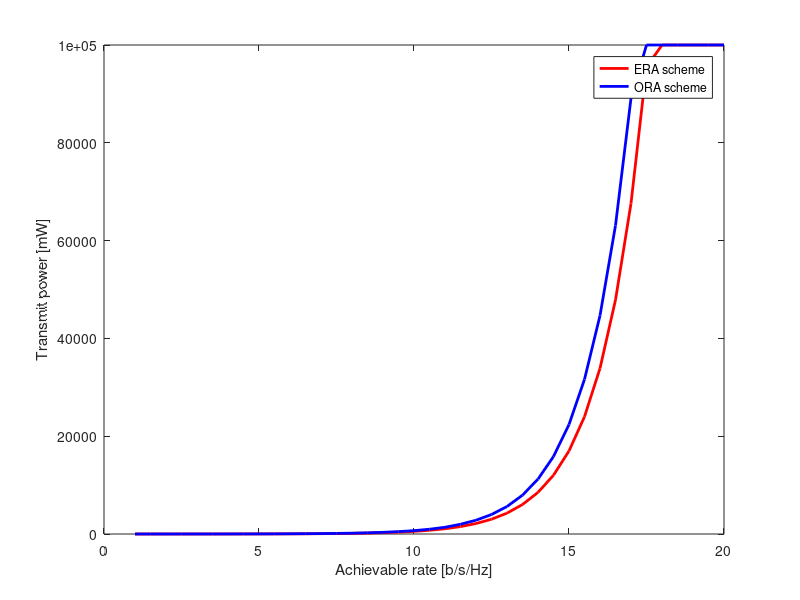
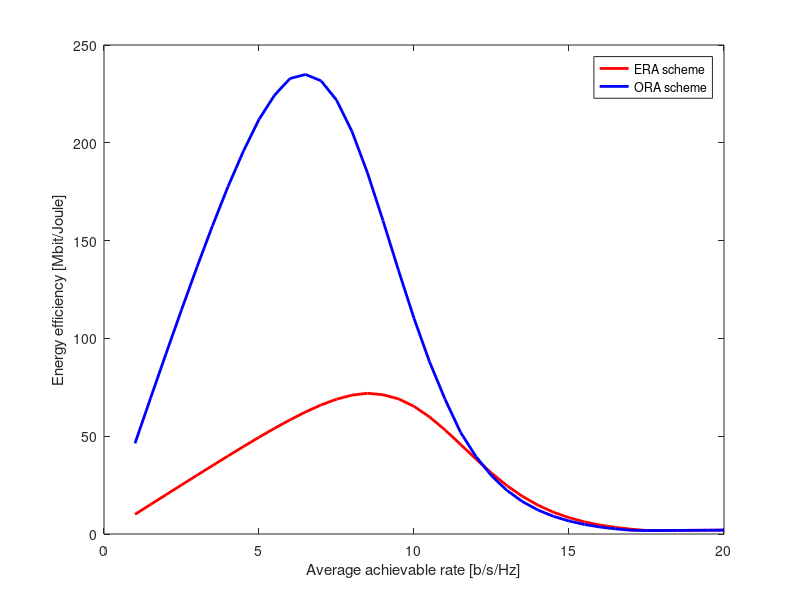

MATLAB code for these plots, in order:
%% Paper

% Title: Multi-RIS-aided Wireless Systems: Statistical Characterization and Performance Analysis
% Authors : Tri Nhu Do, Georges Kaddoum, Thanh Luan Nguyen, Daniel Benevides da Costa, Zygmunt J. Haas
% Online: https://github.com/trinhudo/Multi-RIS
% Version: 12-Sep-2021

% Energy efficiency of ERA and ORA scheme

%% Setting

clear all
close all

sim_trials = 1e5; % Number of simulation trails

N_RIS = 5; % Number of RISs

L = 25*ones(1, N_RIS); % Element setting L1

kappa_nl = 1; % Amplitude reflection coefficient

% Nakagami m parameter
m_0 = 2.5 + rand; % Scale parameter, Heuristic setting
m_h = 2.5 + rand(N_RIS, 1);
m_g = 2.5 + rand(N_RIS, 1);

% Network area
% ------------

x_area_min = 0;
x_area_max = 100;
y_area_min = 0;
y_area_max = 10;

% Source location
x_source = x_area_min;
y_source = y_area_min;

% Destination location
x_des = x_area_max;
y_des = y_area_min;

% Random topology
x_RIS = x_area_min + (x_area_max-x_area_min)*rand(N_RIS, 1); % [num_RIS x 1] vector
y_RIS = y_area_min + (y_area_max-y_area_min)*rand(N_RIS, 1);

% Compute location of nodes
pos_source = [x_source, y_source];
pos_des = [x_des, y_des];
pos_RIS = [x_RIS, y_RIS]; % [num_RIS x 2] matrix

% Compute distances
d_sr = sqrt(sum((pos_source - pos_RIS).^2 , 2)); % [num_RIS x 1] vector
d_rd = sqrt(sum((pos_RIS - pos_des).^2 , 2));
d_sd = sqrt(sum((pos_source - pos_des).^2 , 2));

% Path-loss model
% ---------------

% Carrier frequency (in GHz)
fc = 3; % GHz

% 3GPP Urban Micro in 3GPP TS 36.814
pathloss_NLOS = @(x) db2pow(-22.7 - 26*log10(fc) - 36.7*log10(x));

antenna_gain_S = db2pow(5); % Source antenna gain, dBi
antenna_gain_RIS = db2pow(5); % Gain of each element of a RIS, dBi
antenna_gain_D = db2pow(0); % Destination antenna gain, dBi

% Noise power and Transmit power P_S
% ----------------------------------

% Bandwidth
BW = 10e6; % 10 MHz

% Noise figure (in dB)
noiseFiguredB = 10;

% Compute the noise power in dBm
sigma2dBm = -174 + 10*log10(BW) + noiseFiguredB; % -94 dBm
sigma2 = db2pow(sigma2dBm);

P_S_dB = -30:.1:50; % Transmit power of the source, dBm, e.g., 200mW = 23dBm

SNR_dB = P_S_dB - sigma2dBm; % Average transmit SNR, dB = dBm - dBm

%% Simplified Simulation

% Direct channel h_0
Omg_0 = pathloss_NLOS(d_sd)*antenna_gain_S; % Omega of S->D link

h_0 = random('Naka', m_0, Omg_0, [1, sim_trials]);
SNR_h0 = abs(h_0).^2;

V_n = zeros(N_RIS, sim_trials);
Omg_h = zeros(N_RIS, 1);
Omg_g = zeros(N_RIS, 1);

for nn = 1:N_RIS
    for kk = 1:L(nn)
        Omg_h(nn) = pathloss_NLOS(d_sr(nn))*antenna_gain_S*antenna_gain_RIS*L(nn); % Omega S->R
        Omg_g(nn) = pathloss_NLOS(d_rd(nn))*antenna_gain_RIS*L(nn)*antenna_gain_D; % Omega R->D
        
        h_nl = random('Naka', m_h(nn), Omg_h(nn), [1, sim_trials]);
        g_nl = random('Naka', m_g(nn), Omg_g(nn), [1, sim_trials]);
        
        U_nl = kappa_nl * h_nl .* g_nl;
        
        V_n(nn, :) = V_n(nn, :) + U_nl;
    end
end

% ERA scheme

T_ERA   = sum(V_n, 1);
Z_ERA   = h_0 + T_ERA; % Magnitude of the e2e channel
Z2_ERA  = Z_ERA.^2; % Squared magnitude of the e2e channel

% ORA scheme

[V_M_ORA, id_RIS] = max(V_n, [], 1); % V_M for the best RIS
R_ORA   = h_0 + V_M_ORA; % Magnitude of the e2e channel
R2_ORA  = R_ORA.^2; % Squared magnitude of the e2e channel

% Performance metrics

for isnr = 1:length(SNR_dB)
    %     fprintf('EC, SNR = % d \n', SNR_dB(isnr));
    snr = 10^(SNR_dB(isnr)/10);
    
    EC_ERA_sim(isnr) = mean(log2(1+snr*Z2_ERA));
    EC_ORA_sim(isnr) = mean(log2(1+snr*R2_ORA));
    
end

%% Numerical Results

% Transmit Power
% --------------

EC = 1:.5:20;
P_tx_ERA = zeros(1, length(EC));
P_tx_ORA = zeros(1, length(EC));

for ii = 1:length(EC)
    idx = find(EC_ERA_sim <= EC(ii));
    P_tx_ERA(ii) = db2pow(P_S_dB(idx(end))); % 10^(SNR_dB(idx(end))/10);
    idx = find(EC_ORA_sim <= EC(ii));
    P_tx_ORA(ii) = db2pow(P_S_dB(idx(end))); % 10^(SNR_dB(idx(end))/10);
end

figure;

plot(EC, P_tx_ERA, 'r-', 'linewidth', 2); hold on
plot(EC, P_tx_ORA, 'b-', 'linewidth', 2); hold on

xlabel('Achievable rate [b/s/Hz]')
ylabel('Transmit power [mW]')
legend('ERA scheme', 'ORA scheme', 'location', 'best')

% Engery Efficiency
% -----------------

P_c_S = db2pow(10); % Circuit dissipated power at S = 10 dBm
P_c_D = db2pow(10); % Circuit dissipated power at S = 10 dBm
P_c_element = 7.8; % mW

for kk=1:length(EC)
    P_total_ERA(kk) = P_tx_ERA(kk) + sum(L)*P_c_element + P_c_S + P_c_D;
    P_total_ORA(kk) = P_tx_ORA(kk) + max(L)*P_c_element + P_c_S + P_c_D;
end

EE_ERA = BW*EC./P_total_ERA/1e3;
EE_ORA = BW*EC./P_total_ORA/1e3;

figure;

plot(EC, EE_ERA, 'r-', 'linewidth', 2); hold on
plot(EC, EE_ORA, 'b-', 'linewidth', 2); hold on
xlabel('Average achievable rate [b/s/Hz]')
ylabel('Energy efficiency [Mbit/Joule]')
legend('ERA scheme', 'ORA scheme', ...
    'location', 'best')
